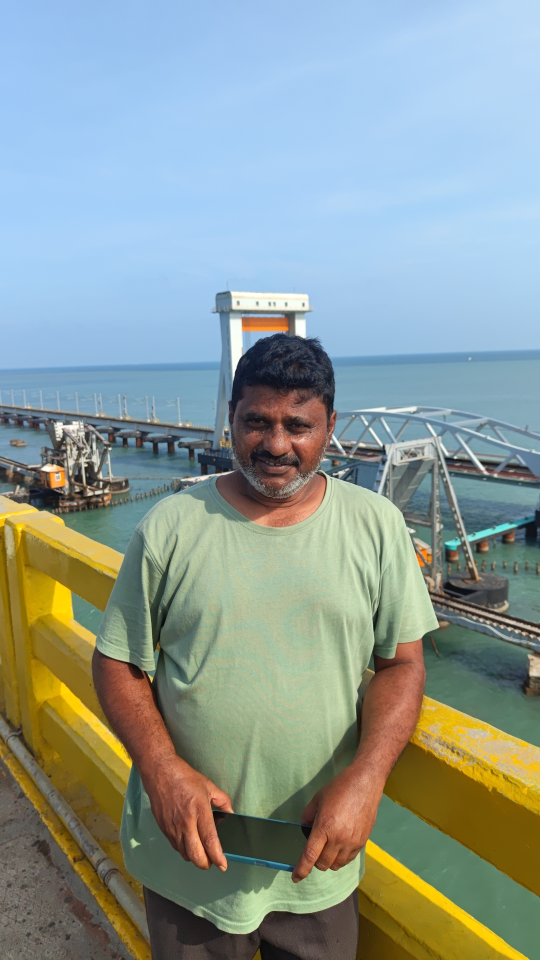
#> input picture req/sample_images/candidate.jpg, 1080 x 1920 px (shown at 1/2 size)
$ python face_matcher.py
#> lines starting #> are read from the running program, lines starting #| are printed output that depends on the picture
"""Face matching utility using OpenCV.

This uses face detection + normalized similarity on cropped face regions.
It is a pragmatic placeholder until a production-grade model is wired in.

CLI usage:
    python -m req.face_matcher --sample
    python -m req.face_matcher <img1> <img2> [threshold]
"""
from __future__ import annotations

import sys
from pathlib import Path
from typing import Dict

try:
    import cv2
    import numpy as np
except Exception as e:
    raise ImportError(
        "opencv-python and numpy are required. Install with `pip install -r req/requirements.txt`. "
        f"Underlying error: {e}"
    )

SAMPLE_DIR = Path(__file__).resolve().parent / "sample_images"
SAMPLE_FRONTEND = SAMPLE_DIR / "candidate.jpg"
SAMPLE_DB = SAMPLE_DIR / "db.jpg"


def _read_image(image_path: str | Path):
    path_str = str(image_path)
    if path_str.startswith("http://") or path_str.startswith("https://"):
        import urllib.request
        req = urllib.request.urlopen(path_str)
        arr = np.asarray(bytearray(req.read()), dtype=np.uint8)
        img = cv2.imdecode(arr, -1)
    else:
        img = cv2.imread(path_str)
    if img is None:
        raise ValueError(f"Could not read image: {image_path}")
    return img


def _detect_face(gray):
    cascade_path = Path(cv2.data.haarcascades) / "haarcascade_frontalface_default.xml"
    detector = cv2.CascadeClassifier(str(cascade_path))
    faces = detector.detectMultiScale(gray, scaleFactor=1.1, minNeighbors=5, minSize=(80, 80))
    if len(faces) == 0:
        raise ValueError("No face detected in one or both images.")
    x, y, w, h = max(faces, key=lambda f: f[2] * f[3])
    return gray[y : y + h, x : x + w]


def _prepare_face(face_gray):
    face = cv2.resize(face_gray, (160, 160), interpolation=cv2.INTER_AREA)
    face = cv2.equalizeHist(face)
    face = face.astype("float32") / 255.0
    return face


def _cosine_similarity(vec_a, vec_b) -> float:
    denom = (np.linalg.norm(vec_a) * np.linalg.norm(vec_b)) + 1e-8
    return float(np.dot(vec_a, vec_b) / denom)


def compare_faces(img1_path: str | Path, img2_path: str | Path, threshold: float = 0.6) -> Dict:
    """Compare two images and return match info.

    Returns a dict with keys: `match` (bool), `similarity` (float), `threshold` (float).
    Similarity is cosine similarity on normalized face crops.
    """
    img1 = _read_image(img1_path)
    img2 = _read_image(img2_path)

    gray1 = cv2.cvtColor(img1, cv2.COLOR_BGR2GRAY)
    gray2 = cv2.cvtColor(img2, cv2.COLOR_BGR2GRAY)

    face1 = _prepare_face(_detect_face(gray1))
    face2 = _prepare_face(_detect_face(gray2))

    sim = _cosine_similarity(face1.flatten(), face2.flatten())
    match = sim >= threshold
    return {"match": match, "similarity": sim, "threshold": threshold}


def _resolve_sample_paths():
    if not SAMPLE_FRONTEND.exists() or not SAMPLE_DB.exists():
        raise ValueError(
            "Sample images not found. Place candidate.jpg and db.jpg under req/sample_images/."
        )
    return SAMPLE_FRONTEND, SAMPLE_DB


def _main(argv):
    threshold = 0.6
    if len(argv) == 1 or argv[1] in {"--sample", "-s"}:
        img1, img2 = _resolve_sample_paths()
    else:
        if len(argv) < 3:
            print("Usage: python -m req.face_matcher <img1> <img2> [threshold]")
            print("       python -m req.face_matcher --sample")
            return 2
        img1 = argv[1]
        img2 = argv[2]
        if len(argv) > 3:
            threshold = float(argv[3])

    try:
        res = compare_faces(img1, img2, threshold)
#> in _read_image, img is the input picture: shape (1920, 1080, 3); mean B, G, R 150.8, 155.2, 140.9
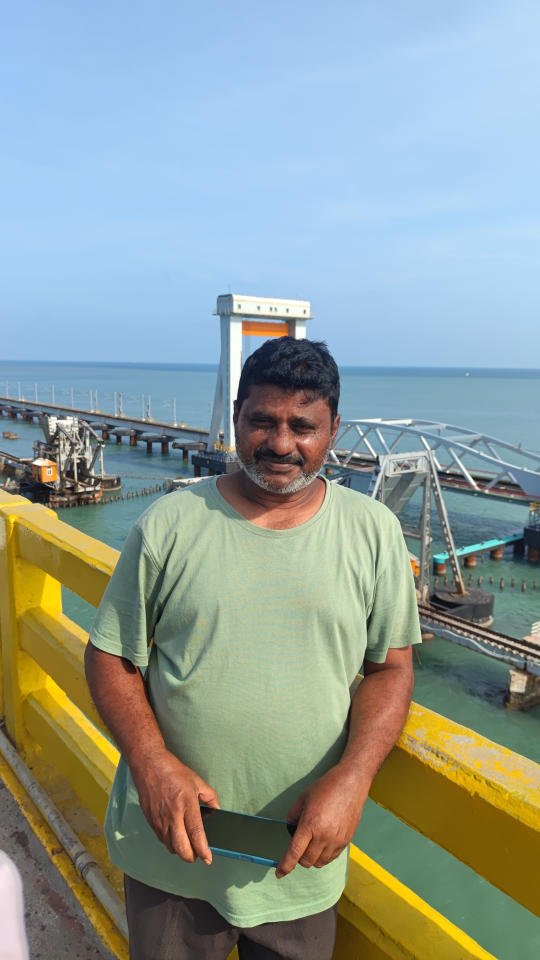
#> input picture req/sample_images/db.jpg, 1080 x 1920 px (shown at 1/2 size)
#> in _read_image, img is the input picture: shape (1920, 1080, 3); mean B, G, R 153.8, 157.7, 143.2
#> in compare_faces, `gray1 = cv2.cvtColor(img1, cv2.COLOR_BGR2GRAY)`:
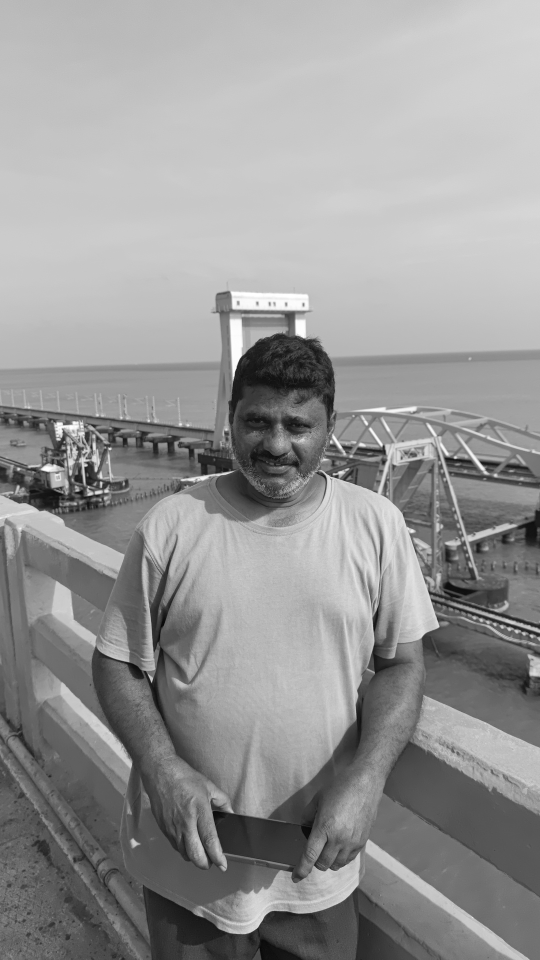
#> gray1: shape (1920, 1080) (shown at 1/2 size); min 3, max 255, mean 150.4
#> in compare_faces, `gray2 = cv2.cvtColor(img2, cv2.COLOR_BGR2GRAY)`:
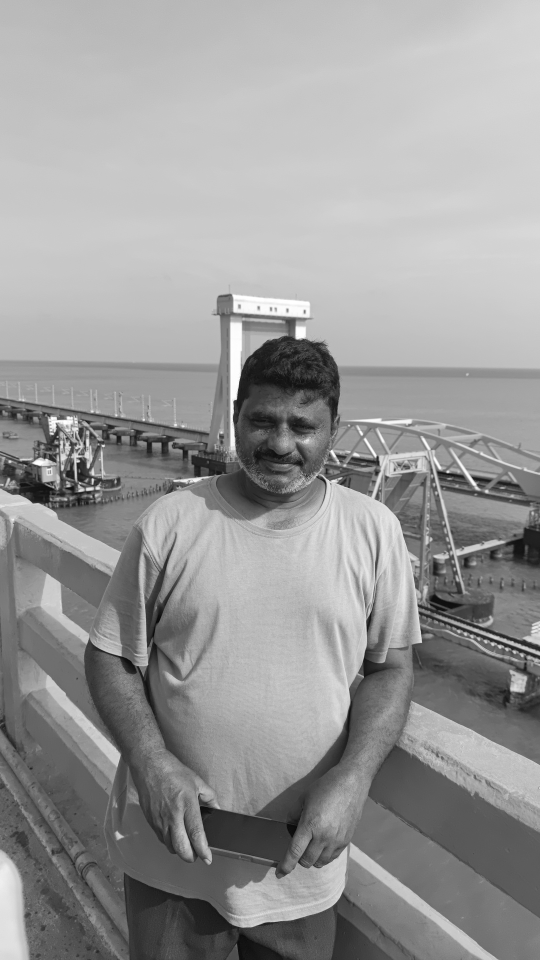
#> gray2: shape (1920, 1080) (shown at 1/2 size); min 3, max 255, mean 152.9
#> in _detect_face, `faces = detector.detectMultiScale(gray, scaleFactor=1.1, minNeighbors=..`: faces = [[445, 766, 225, 225]]
#> in _detect_face, `x, y, w, h = max(faces, key=lambda f: f[2] * f[3])`: x = 445; y = 766; w = 225
#> in _detect_face, `return gray[y : y + h, x : x + w]`:
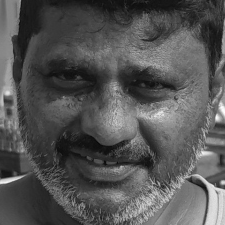
#> returned value: shape (225, 225); min 7, max 254, mean 84.5
#> in _prepare_face, `face = cv2.equalizeHist(face)`:
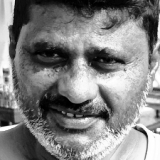
#> face: shape (160, 160); min 0, max 255, mean 128.4
#> in _detect_face (call 2), `faces = detector.detectMultiScale(gray, scaleFactor=1.1, minNeighbors=..`: faces = [[453, 767, 217, 217]]
#> in _detect_face (call 2), `x, y, w, h = max(faces, key=lambda f: f[2] * f[3])`: x = 453; y = 767; w = 217
#> in _detect_face (call 2), `return gray[y : y + h, x : x + w]`:
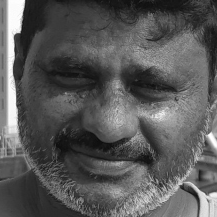
#> returned value: shape (217, 217); min 12, max 255, mean 88.6
#> in _prepare_face (call 2), `face = cv2.equalizeHist(face)`:
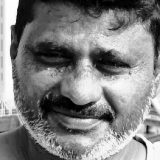
#> face: shape (160, 160); min 0, max 255, mean 128.4
#> in _cosine_similarity, `denom = (np.linalg.norm(vec_a) * np.linalg.norm(vec_b)) + 1e-8`: denom = 8609
#> in compare_faces, `sim = _cosine_similarity(face1.flatten(), face2.flatten())`: sim = 0.946
#> in compare_faces, `match = sim >= threshold`: match = True
#> res = {'match': True, 'similarity': 0.946, 'threshold': 0.6}
    except Exception as exc:
        print(f"Error: {exc}")
        return 3
    print(f"Similarity: {res['similarity']:.4f} (threshold={res['threshold']})")
#| Similarity: 0.9460 (threshold=0.6)
    print("MATCH" if res["match"] else "NO MATCH")
#| MATCH
    return 0


if __name__ == "__main__":
    raise SystemExit(_main(sys.argv))
#> (the program exits here)
